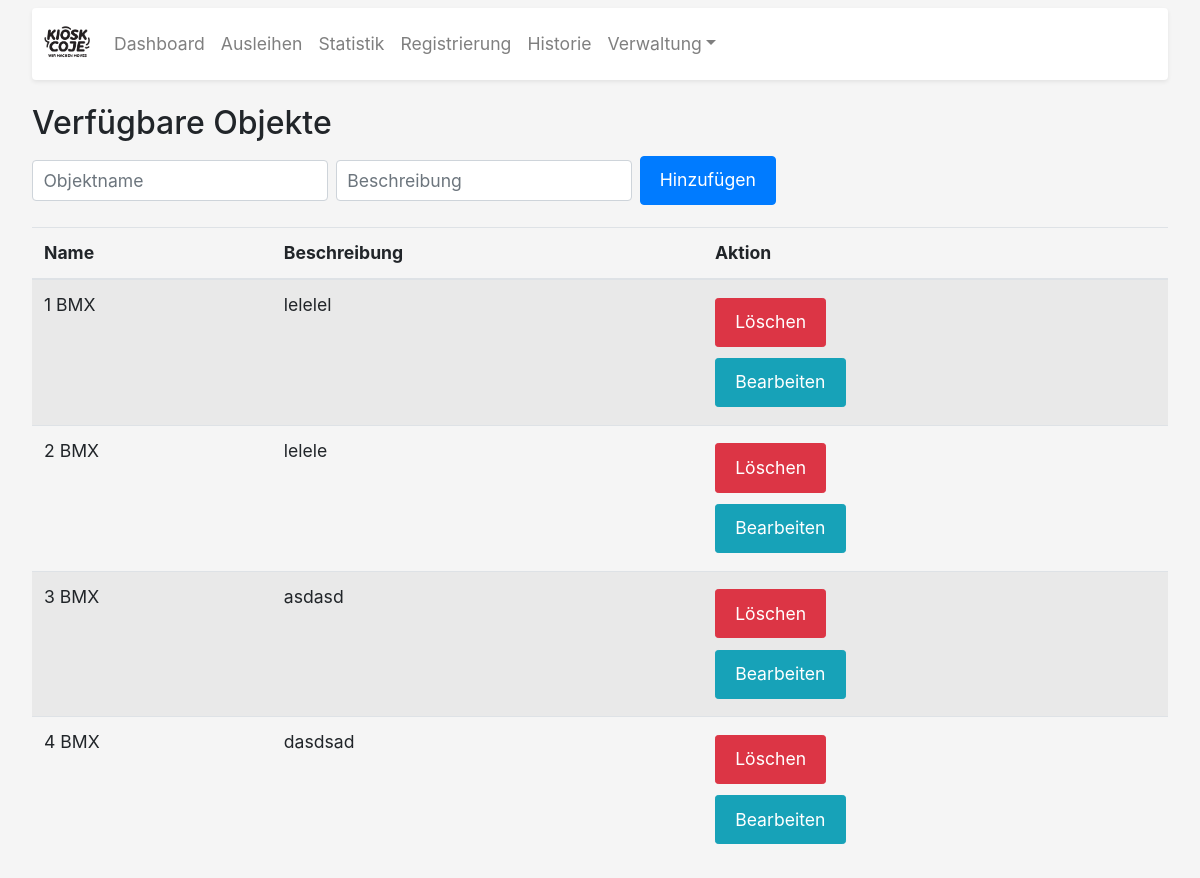
The app's page /objekte, older data.
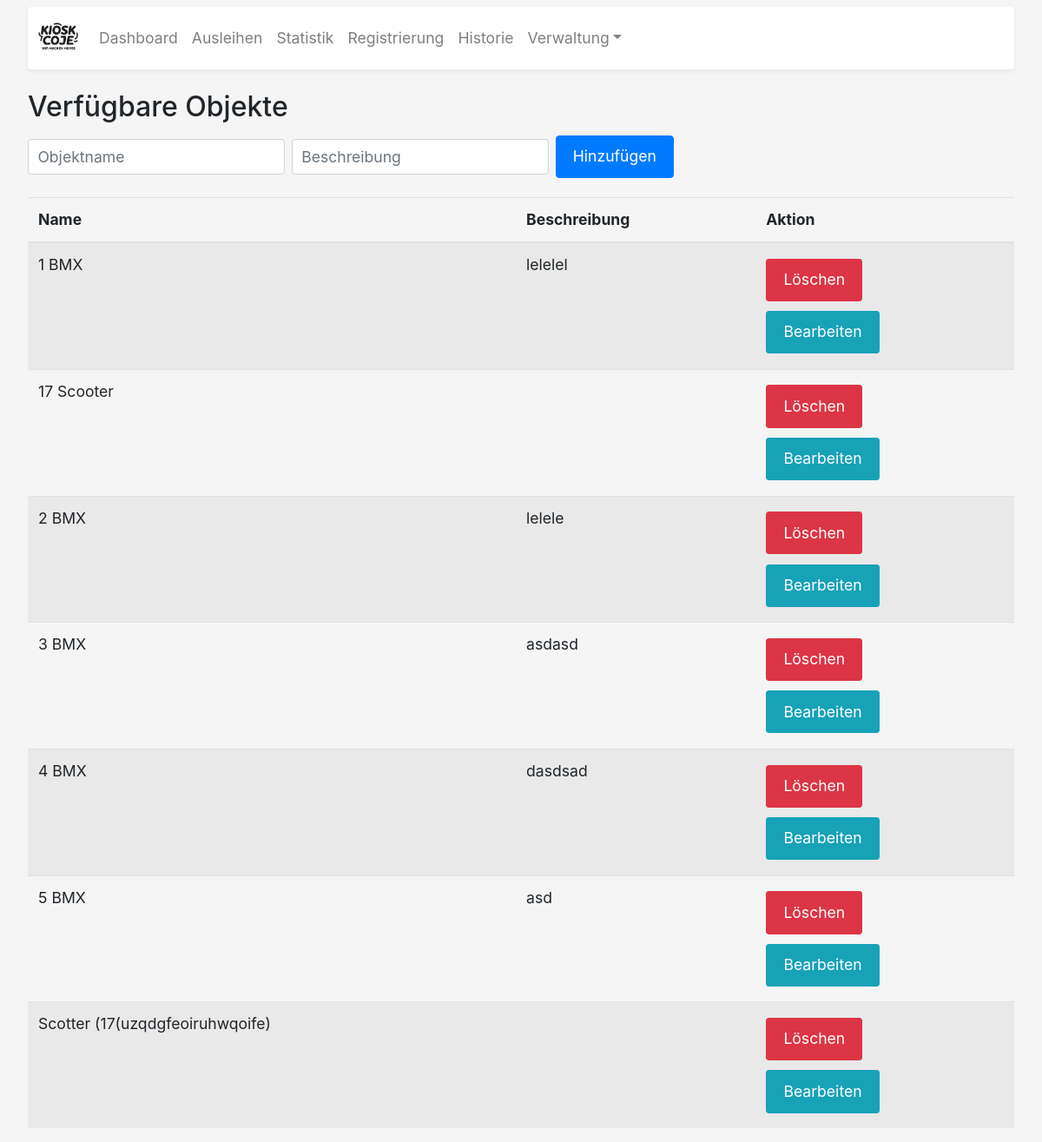
The same page, newer data.
### app.py (models this page shows)
class Objekt(db.Model):
    id = db.Column(db.Integer, primary_key=True)
    name = db.Column(db.String(100), unique=True, nullable=False)
    beschreibung = db.Column(db.String(200))
    category = db.Column(db.String(50), nullable=False, default='Sonstiges')

### app.py (the view, shortened to what this page needs)
@app.route('/objekte', methods=['GET', 'POST'])
def objekte():
    objs = Objekt.query.order_by(Objekt.name).all()
    return render_template('objekte.html', objekte=objs)

### app.py (called while the page is built)
@app.context_processor
def inject_now():
    return {'now': lambda: datetime.now(BERLIN)}

### templates/objekte.html
{% extends "base.html" %}
{% block content %}
<div class="mt-4">
  <h2>Verfügbare Objekte</h2>
  <form method="POST" class="form-inline mb-3">
    <div class="form-group mr-2">
      <input type="text" name="name" class="form-control" placeholder="Objektname" required>
    </div>
    <div class="form-group mr-2">
      <input type="text" name="beschreibung" class="form-control" placeholder="Beschreibung">
    </div>
    <button type="submit" class="btn btn-primary">Hinzufügen</button>
  </form>
  <table class="table table-striped">
    <thead>
      <tr>
        <th>Name</th>
        <th>Beschreibung</th>
        <th>Aktion</th>
      </tr>
    </thead>
    <tbody>
      {% for obj in objekte %}
      <tr>
        <td>{{ obj.name }}</td>
        <td>{{ obj.beschreibung }}</td>
        <td>
          <form action="{{ url_for('delete_objekt', objekt_id=obj.id) }}" method="POST" onsubmit="return confirm('Objekt wirklich löschen?');">
            <button type="submit" class="btn btn-danger btn-sm">Löschen</button>
          </form>
          <a href="{{ url_for('edit_objekt', objekt_id=obj.id) }}" class="btn btn-info btn-sm">Bearbeiten</a>
        </td>
      </tr>
      {% endfor %}
    </tbody>
  </table>
</div>
{% endblock %}

Row changes from the older to the newer data that the page shows:
added Objekt: name "17 Scooter"
added Objekt: name "5 BMX", beschreibung "asd"
added Objekt: name "Scotter (17(uzqdgfeoiruhwqoife)"
